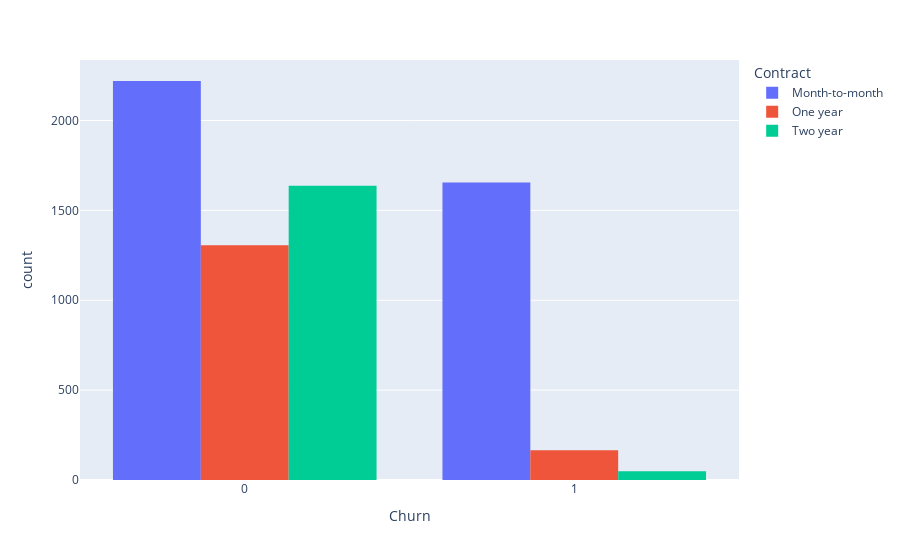

Notebook code for this chart:
### Code cell
import plotly.express as px

px.histogram(teleco,x='Churn',color='Contract',barmode='group')

### Figure 1 — Plotly figure (JSON) as saved in the notebook; plotly's stock layout.template omitted (floating-point values rounded to 4 significant figures; data arrays with more than 128 entries replaced by an {"elided": "..."} marker saying what was removed)
{"data": [{"alignmentgroup": "True", "bingroup": "x", "hovertemplate": "Contract=Month-to-month<br>Churn=%{x}<br>count=%{y}<extra></extra>", "legendgroup": "Month-to-month", "marker": {"color": "#636efa", "pattern": {"shape": ""}}, "name": "Month-to-month", "offsetgroup": "Month-to-month", "orientation": "v", "showlegend": true, "type": "histogram", "x": {"elided": "3875 int values"}, "xaxis": "x", "yaxis": "y"}, {"alignmentgroup": "True", "bingroup": "x", "hovertemplate": "Contract=One year<br>Churn=%{x}<br>count=%{y}<extra></extra>", "legendgroup": "One year", "marker": {"color": "#EF553B", "pattern": {"shape": ""}}, "name": "One year", "offsetgroup": "One year", "orientation": "v", "showlegend": true, "type": "histogram", "x": {"elided": "1472 int values"}, "xaxis": "x", "yaxis": "y"}, {"alignmentgroup": "True", "bingroup": "x", "hovertemplate": "Contract=Two year<br>Churn=%{x}<br>count=%{y}<extra></extra>", "legendgroup": "Two year", "marker": {"color": "#00cc96", "pattern": {"shape": ""}}, "name": "Two year", "offsetgroup": "Two year", "orientation": "v", "showlegend": true, "type": "histogram", "x": {"elided": "1685 int values"}, "xaxis": "x", "yaxis": "y"}], "layout": {"barmode": "group", "legend": {"title": {"text": "Contract"}, "tracegroupgap": 0}, "margin": {"t": 60}, "xaxis": {"anchor": "y", "domain": [0, 1], "title": {"text": "Churn"}}, "yaxis": {"anchor": "x", "domain": [0, 1], "title": {"text": "count"}}}}
